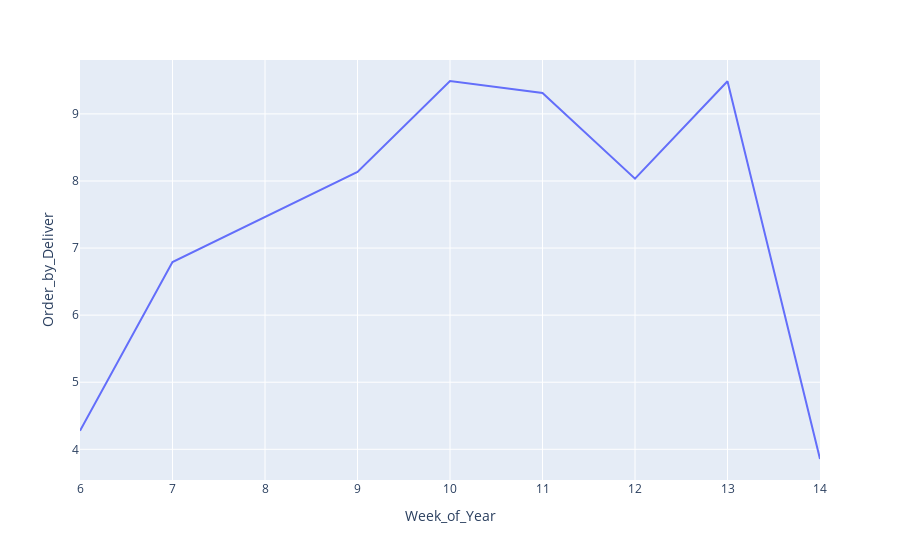

Write notebook code for a chart like this one.
### Markdown cell above
#### 5. A quantidade de pedidos por entregador por semana.

### Code cell
cols1 = ['ID', 'Week_of_Year']
cols2 = ['Delivery_person_ID', 'Week_of_Year']

df_aux1 = df1.loc[:, cols1].groupby('Week_of_Year').count().reset_index()
df_aux2 = df1.loc[:, cols2].groupby('Week_of_Year').nunique().reset_index()

df_aux = pd.merge(df_aux1, df_aux2, how='inner')
df_aux['Order_by_Deliver'] = df_aux['ID'] / df_aux['Delivery_person_ID']

px.line(df_aux, x='Week_of_Year', y='Order_by_Deliver')

### Figure 1 — Plotly figure (JSON) as saved in the notebook; plotly's stock layout.template omitted (floating-point values rounded to 4 significant figures)
{"data": [{"hovertemplate": "Week_of_Year=%{x}<br>Order_by_Deliver=%{y}<extra></extra>", "legendgroup": "", "line": {"color": "#636efa", "dash": "solid"}, "marker": {"symbol": "circle"}, "mode": "lines", "name": "", "orientation": "v", "showlegend": false, "type": "scatter", "x": [6, 7, 9, 10, 11, 12, 13, 14], "xaxis": "x", "y": [4.275, 6.792, 8.136, 9.49, 9.311, 8.035, 9.488, 3.855], "yaxis": "y"}], "layout": {"legend": {"tracegroupgap": 0}, "margin": {"t": 60}, "xaxis": {"anchor": "y", "domain": [0, 1], "title": {"text": "Week_of_Year"}}, "yaxis": {"anchor": "x", "domain": [0, 1], "title": {"text": "Order_by_Deliver"}}}}
